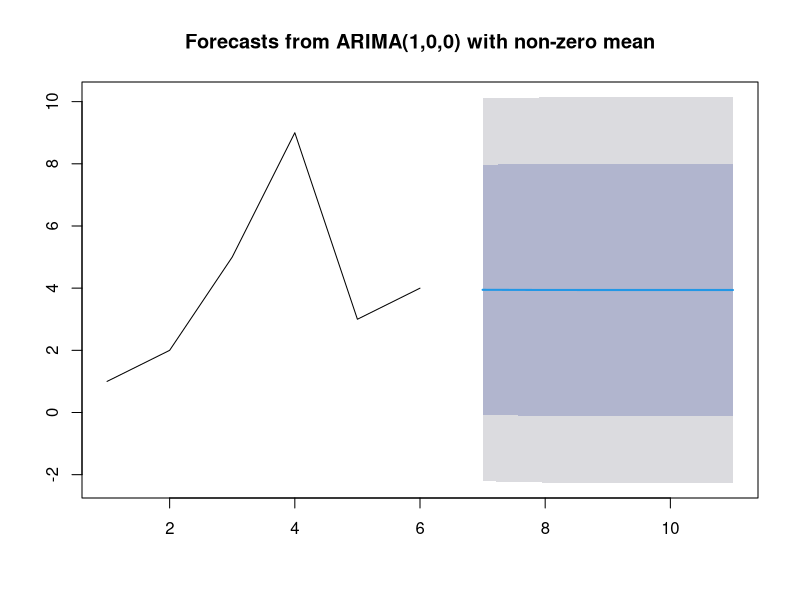
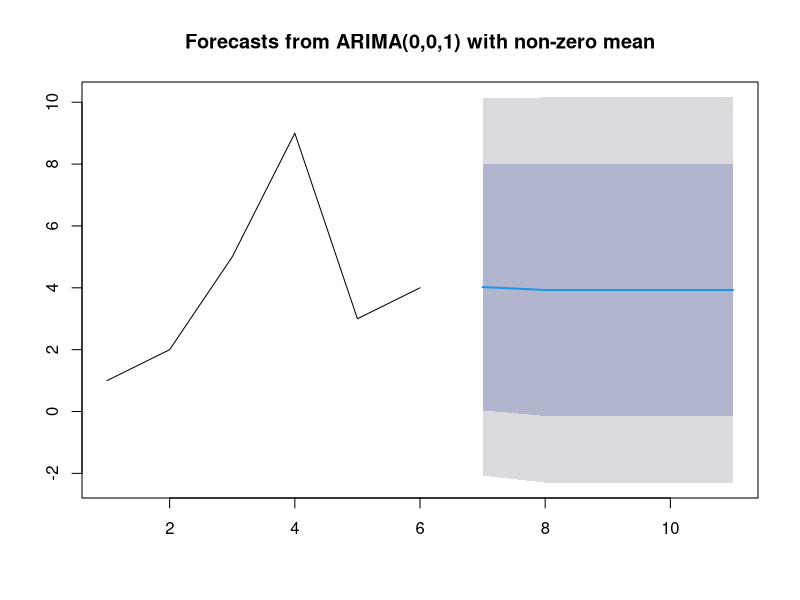
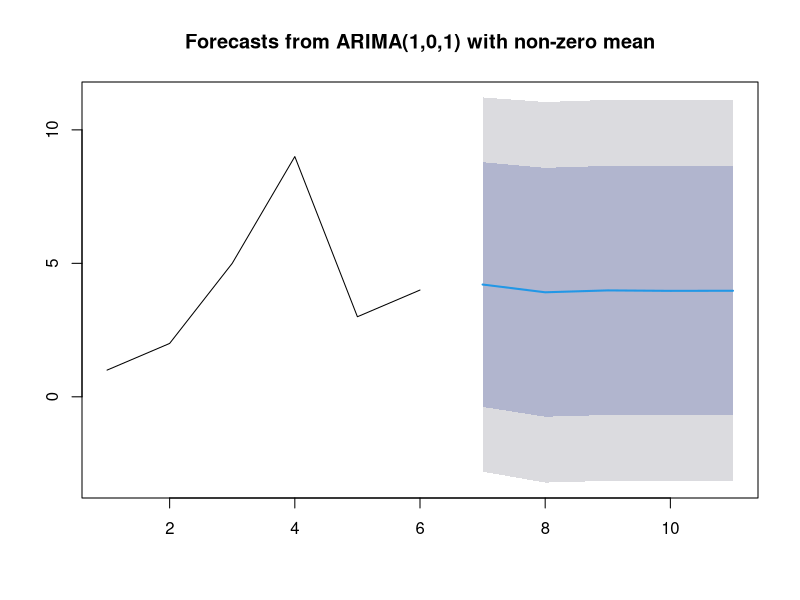
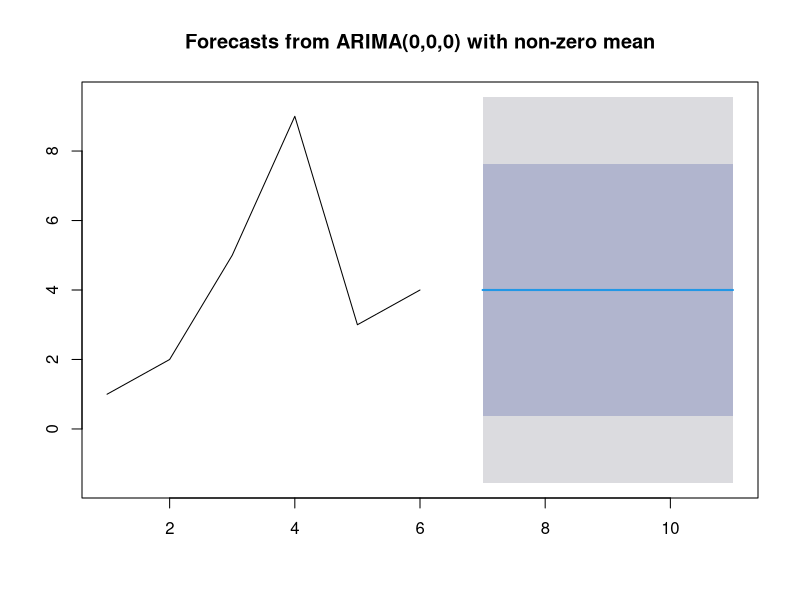

Source code (R) for these figures, in order:
rm(list=ls())
set.seed(126)

y <- c(1, 2, 5, 9, 3, 4)
# Convert to time series object
y_ts <- ts(y)
library(forecast)
fit <- Arima(y_ts, order = c(1, 0, 0))
summary(fit)

# Forecast now
fc <- forecast(fit, h = 5)
fc
plot(fc)

# Fit MA(1) and forecast

fit <- Arima(y_ts, order = c(0, 0, 1))
summary(fit)
fc <- forecast(fit, h = 5)
fc
plot(fc)

# Fit ARMA(1, 1) and forecast

fit <- Arima(y_ts, order = c(1, 0, 1))
summary(fit)
fc <- forecast(fit, h = 5)
fc
plot(fc)


###### Use of auto.arima

rm(list=ls())
set.seed(126)

y <- c(1, 2, 5, 9, 3, 4)
y_ts <- ts(y)

library(forecast)

# Automatically select ARIMA model
fit <- auto.arima(y_ts)

summary(fit)

# 5-step ahead forecast
fc <- forecast(fit, h = 5)
fc
plot(fc)
